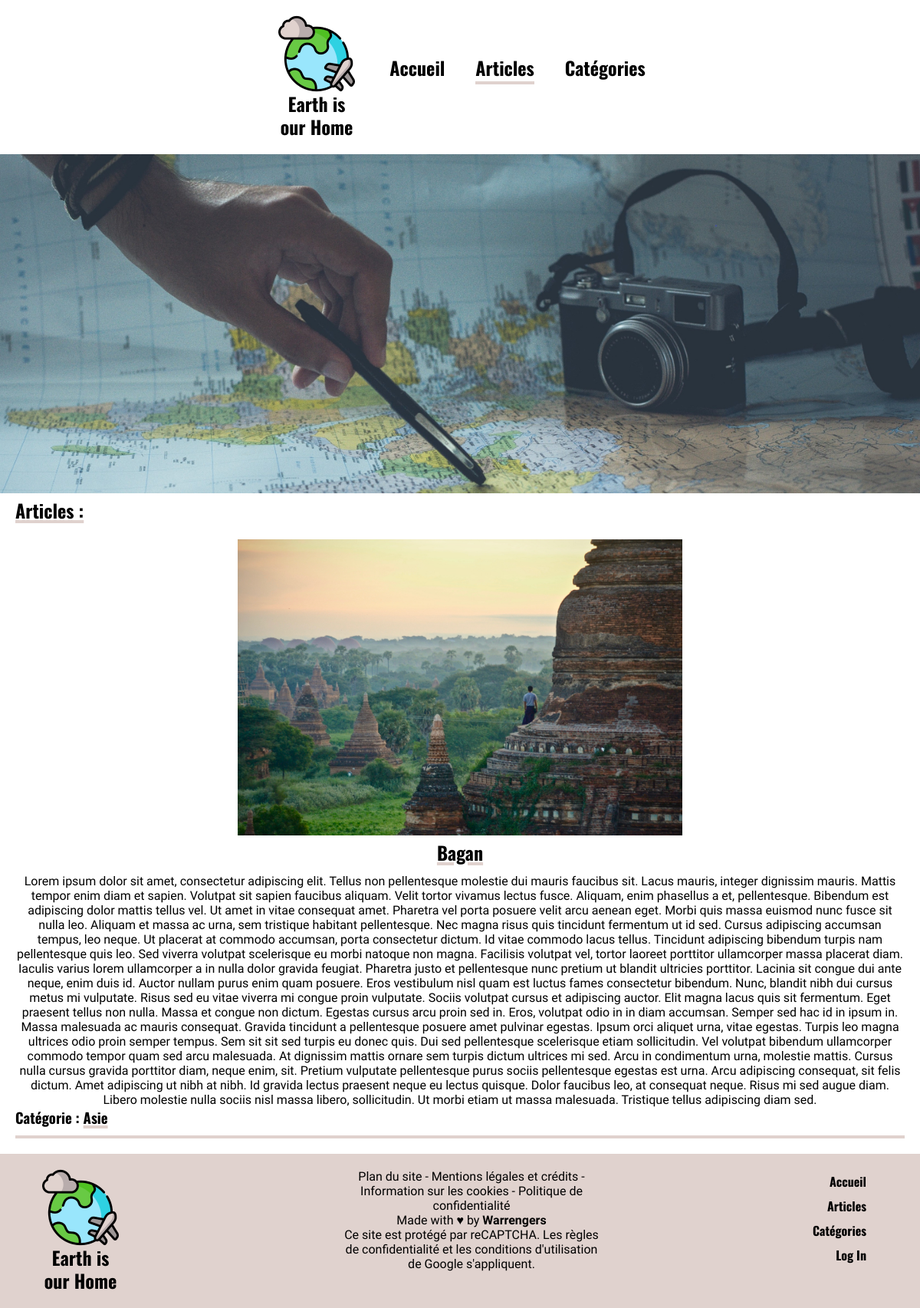
Screenshot of /articles.php?id=35 with the database file from the repository.
### tables this page shows
CREATE TABLE IF NOT EXISTS `articles` (
  `id_article` int NOT NULL AUTO_INCREMENT,
  `title` varchar(255) NOT NULL,
  `content` text NOT NULL,
  `image` varchar(255) NOT NULL,
  `id_category` int NOT NULL,
  `id_user` int NOT NULL,
  PRIMARY KEY (`id_article`)
);

CREATE TABLE IF NOT EXISTS `categories` (
  `id_category` int NOT NULL AUTO_INCREMENT,
  `category` varchar(255) NOT NULL,
  `image_cat` varchar(255) NOT NULL,
  PRIMARY KEY (`id_category`)
);

### articles.php (the view, shortened to what this page needs)
<?php
require_once('connect.php');
if(isset($_GET['id'])) {
    $idArticle = $_GET['id'];
}
$req = $db->prepare('SELECT `id_article`, `title`, `image`, `content`, `category`, categories.id_category FROM `articles` INNER JOIN  `categories` ON articles.id_category = categories.id_category WHERE articles.id_article = :id');
$req->bindParam('id', $idArticle, PDO::PARAM_INT);
$req->execute();
$v = $db->query("SELECT `id_article`, `title`, `image`, `content`, `category`, categories.id_category FROM `articles` INNER JOIN  `categories` ON articles.id_category = categories.id_category");
$v = $v->fetchAll(PDO::FETCH_ASSOC);
$articles = $req->fetchAll(PDO::FETCH_ASSOC);
if(isset($_GET['id'])) {
    foreach($articles as $article){
    ?>
        <article class="articles">
            <img src='<?=$article['image']?>'>
            <h2><?=$article['title']?></h2>
            <p><?=$article['content']?></p>
            <h3>Catégorie : <a href="./categories_suite.php?id=<?=$article['id_category']?>"><?=$article['category']?></a></h3>
        </article>
    <?php }
}
require 'views/template_articles.php';

### views/css/style_site.css (style rules this page uses)
* { margin: 0; padding: 0; }
body { font-family: "Quattrocento", serif; color: #000000; }
.articles { display: block; text-align: center; margin: 0 20px; }
.articles img { width: 50%; }
.articles h2 { font-family: "Oswald", sans-serif; text-decoration: underline 4px solid #e0d2ce; margin-bottom: 10px; }
.articles h3 { font-family: "Oswald", sans-serif; text-align: left; margin-bottom: 20px; padding-bottom: 10px; border-bottom: 4px solid #e0d2ce; }
.articles a { text-decoration: underline 4px solid #e0d2ce; color: #000000; }

### rows the page displays
articles: image (picture), title "Bagan", content "Lorem ipsum dolor sit amet, consectetur adipiscing elit. Tellus non pellentesque molestie dui mauris faucibus sit. Lacus mauris, integer dignissim mauris. Mattis tempor enim diam et sapien. Volutpat sit sapien faucibus aliquam. Velit tortor vivamus lectus fusce. Aliquam, enim phasellus a et, pellentesque. Bibendum est adipiscing dolor mattis tellus vel. Ut amet in vitae consequat amet. Pharetra vel porta posuere velit arcu aenean eget. Morbi quis massa euismod nunc fusce sit nulla leo. Aliquam et massa ac urna, sem tristique habitant pellentesque. Nec magna risus quis tincidunt fermentum ut id sed. Cursus adipiscing accumsan tempus, leo neque. Ut placerat at commodo accumsan, porta…", id_category.category "Asie"
